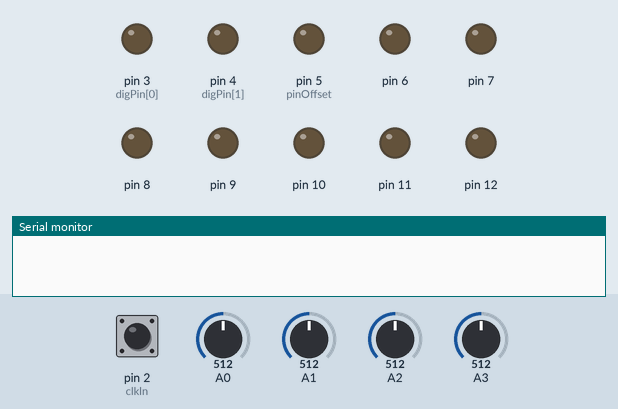
A sketch run on a simulated Arduino Nano, built with avr-gcc and run on an emulated ATmega328P. Parts: output pins drawn as LEDs (lit = HIGH), the last lines printed to the serial monitor. Dashed ring = blinking. The test bench sets the inputs (shaded band); at power-on: A3 = 512, pin 2 (clkIn) HIGH, A0 = 512, A1 = 512, A2 = 512. Random numbers use the default seed unless the sketch sets one.

Above: at 1.2 s.
1.3 s: A3 set to 1000
2.8 s: A3 set to 1011
4.7 s: pin 2 (clkIn) pulsed LOW 5 times (0.12 s each, 0.3 s apart)
At 5.29 s:
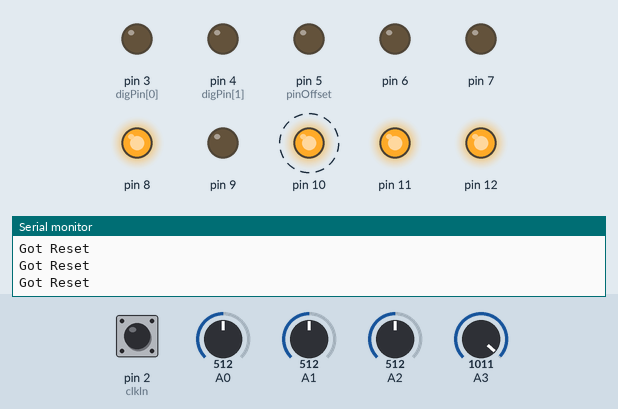
At 7.3 s:
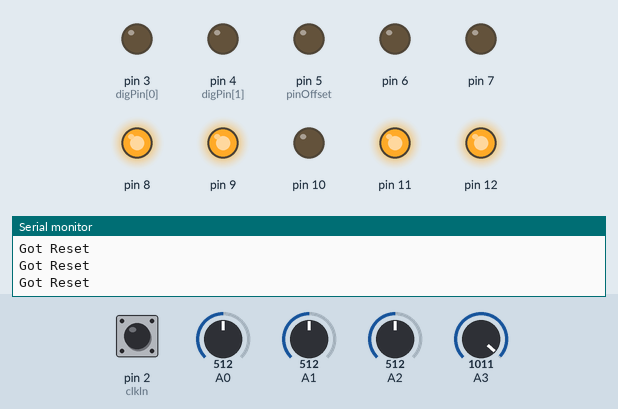
7.7 s: pin 2 (clkIn) pulsed LOW 2 times (0.12 s each, 0.3 s apart)
At 7.98 s:
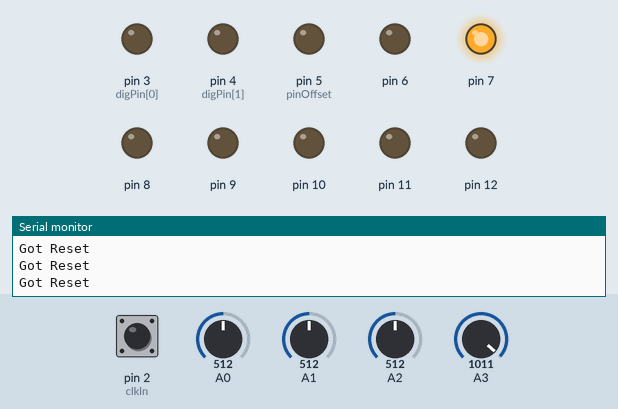
Timing chart, 0 to 10.7 s (numbered marks = the images above; inputs shaded):
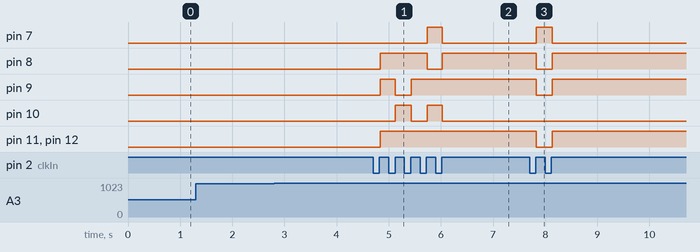

Measured:
- after the input at 1.3 s, every drawn part: stays the same
- after the input at 4.7 s, pin 7: LOW → HIGH after 1.0 s, → LOW 0.29 s later; pin 8: LOW → HIGH after 0.14 s, → LOW 0.90 s later, → HIGH 0.29 s later
- after the input at 7.7 s, pin 7: LOW → HIGH after 0.13 s, → LOW 0.31 s later; pin 8, pin 9, pin 11, pin 12: HIGH → LOW after 0.13 s, → HIGH 0.31 s later

The sketch:

arp.ino
```cpp
#include <math.h>

//  constants related to the Arduino Nano pin use
const int clkIn = 2;           // the digital (clock) input
const int digPin[2] = {3, 4};  // the digital output pins
const int pinOffset = 5;       // the first DAC pin (from 5-12)
const int trigTime = 25;       // 25 ms trigger timing

//  variables for interrupt handling of the clock input
volatile int clkState = LOW;

//  variables used to control the current DIO output states
int digState[2] = {LOW, LOW};        // start with both set low
unsigned long digMilli[2] = {0, 0};  // a place to store millis()


int currentPosition = -1;
int previousPosition = -1;
int previousNon0Position = 0;
int currentDirection = 1;


int root, chord, pattern, octave;
int MAX_CHORD_LENGTH = 5;

//Chords are represented as 4 note sequences. 1-12, where A=1,A#=2,B=3,C etc
int chords[12][5] = {{1,4,8,0,0}, {1,5,8,0,0}, {1,8,8,0,0}, {1,4,7,0,0}, {1,5,8,10,0}, {1,5,8,12,0}, {1,4,8,11,0}, {1,5,10,0,0},{1,5,8,11,0}, {1,5,8,15,0},{1,5,10,0,0}, {1,4,8,10,0}};
String chordName[12] = {"Major", };
int currentChord[5];

//  ==================== start of setup() ======================

//  This setup routine should be used in any ArdCore sketch that
//  you choose to write; it sets up the pin usage, and sets up
//  initial state. Failure to properly set up the pin usage may
//  lead to damaging the Arduino hardware, or at the very least
//  cause your program to be unstable.

void setup()
{

  // if you need to send data back to your computer, you need
  // to open the serial device. Otherwise, comment this line out.
  Serial.begin(9600);

  // set up the digital (clock) input
  pinMode(clkIn, INPUT);

  // set up the digital outputs
  for (int i=0; i<2; i++) {
    pinMode(digPin[i], OUTPUT);
    digitalWrite(digPin[i], LOW);
  }

  // set up the 8-bit DAC output pins
  for (int i=0; i<8; i++) {
    pinMode(pinOffset+i, OUTPUT);
    digitalWrite(pinOffset+i, LOW);
  }

  // set up an interrupt handler for the clock in. If you
  // aren't going to use clock input, you should probably
  // comment out this call.
  // Note: Interrupt 0 is for pin 2 (clkIn)
  attachInterrupt(0, isr, RISING);

}


void loop()
{


    //TODO: Would a v/oct input be better?
    root=analogRead(0) / 86; //12 value = A,A#,B,C#, etc
    chord=analogRead(1) / 86; // 12 values see chords array above
    pattern=analogRead(2) /147;  // UP, DOWN, UP_DOWN, ALTERNATE 1-ALL, ALTERNATE 1-2, ALTERNATE 1-3, RANDOM

    //TODO: This octave impl is kinda getto since it can cause values to "roll over"
    int pin3 = analogRead(3);
    octave= ( pin3 / 205 ); // scale down to 5 values, leave room to detect reset

    //Serial.println("loop.... ");


    digitalWrite(digPin[0], clkState);
    digitalWrite(digPin[1], clkState);
    //TODO: Should I detect the user changing the values and "reset" state?
    //      A reset input may be handy as well.. Maybe ocatve is not as useful as a reset?

    if(pin3 > 1010){
        Serial.println("Got Reset");
        currentPosition=0;
    }

    // check to see if the clock as been set
    if (clkState == HIGH) {
      clkState = LOW;

      //Serial.print("Root Note:");
      //Serial.println(root + 1);
      //Serial.print("Chord:");
      //Serial.print(chords[chord][0]);
      //Serial.print(",");
      //Serial.print(chords[chord][1]);
      //Serial.print(",");
      //Serial.print(chords[chord][2]);
      //Serial.print(",");
      //Serial.print(chords[chord][3]);
      //Serial.print(",");
      //Serial.print(chords[chord][4]);
      //Serial.println();

      //Serial.print("Octave:");
      //Serial.println(octave);

     if (pattern == 0) {
         //Serial.println("Up Pattern");
          currentPosition++;
          if(chords[chord][currentPosition] == 0){
           currentPosition = 0;
          }
      }else if(pattern == 1){
          //Serial.println("Down Pattern");
          currentPosition--;
          if(currentPosition < 0){
            //This only happens in "DOWN" mode so move to end!
            currentPosition = MAX_CHORD_LENGTH -1;
            while(chords[chord][currentPosition] == 0){
              currentPosition = currentPosition -1;
            }
          }
      }else if(pattern == 2){
          //Serial.println("Up/Down Pattern");
          if(currentDirection == 1){
            currentPosition++;
            if(currentPosition >= MAX_CHORD_LENGTH || chords[chord][currentPosition] == 0){
              currentPosition = MAX_CHORD_LENGTH -1;
              while(chords[chord][currentPosition] == 0){
                currentPosition = currentPosition -1;
              }
              currentPosition = currentPosition -1;
              currentDirection = 2;
            }
          }else{
            currentPosition--;
            if(currentPosition < 0){
              currentPosition = 1;
              currentDirection = 1;
            }
          }
      }else if(pattern == 3){
          //Serial.println("Alternate 1-ALL");
          if(previousPosition != 0){
            Serial.println(previousPosition);
            currentPosition = 0;
          }else{
            currentPosition=previousNon0Position+1;
            if(currentPosition >= MAX_CHORD_LENGTH || chords[chord][currentPosition] == 0){
              currentPosition = 1;
            }
            previousNon0Position=currentPosition;
          }
      }else if(pattern == 4){
          //Serial.println("Alternate 1-2");
          if(previousPosition != 0){
            Serial.println(previousPosition);
            currentPosition = 0;
          }else{
            currentPosition = 1;
          }
      }else if(pattern == 5){
          //Serial.println("Alternate 1-3");
          if(previousPosition != 0){
            Serial.println(previousPosition);
            currentPosition = 0;
          }else{
            currentPosition = 2;
          }
      }else if(pattern == 6){
        //   Serial.println("Random");
          while(currentPosition == previousPosition || chords[chord][currentPosition] == 0){
            currentPosition = random(0,5);
          }
      }

      //Serial.print("Playing note: ");
      //Serial.println(chords[chord][currentPosition]);
      //Serial.print("Value: ");

      //Reset previous...
      previousPosition = currentPosition;

      int note = (((chords[chord][currentPosition] + root) * 4) + (12 * 4 * octave));
      Serial.println(note);
      dacOutput(note);

    }

}


//  =================== convenience routines ===================

//  These routines are some things you will need to use for
//  various functions of the hardware. Explanations are provided
//  to help you know when to use them.

//  isr() - quickly handle interrupts from the clock input
//  ------------------------------------------------------
void isr()
{
  // Note: you don't want to spend a lot of time here, because
  // it interrupts the activity of the rest of your program.
  // In most cases, you just want to set a variable and get
  // out.
  clkState = HIGH;
}

void writeStep(boolean on){
    if(on){
        digitalWrite(digPin[0], HIGH);
        digitalWrite(digPin[1], LOW);
    }else{
        digitalWrite(digPin[0], LOW);
        digitalWrite(digPin[1], HIGH);
    }
}

//  dacOutput(long) - deal with the DAC output
//  ------------------------------------------
void dacOutput(long v)
{
  // feed this routine a value between 0 and 255 and teh DAC
  // output will send it out.
  int tmpVal = v;
  for (int i=0; i<8; i++) {
    digitalWrite(pinOffset + i, tmpVal & 1);
    tmpVal = tmpVal >> 1;
  }
}

//  ===================== end of program =======================
```
